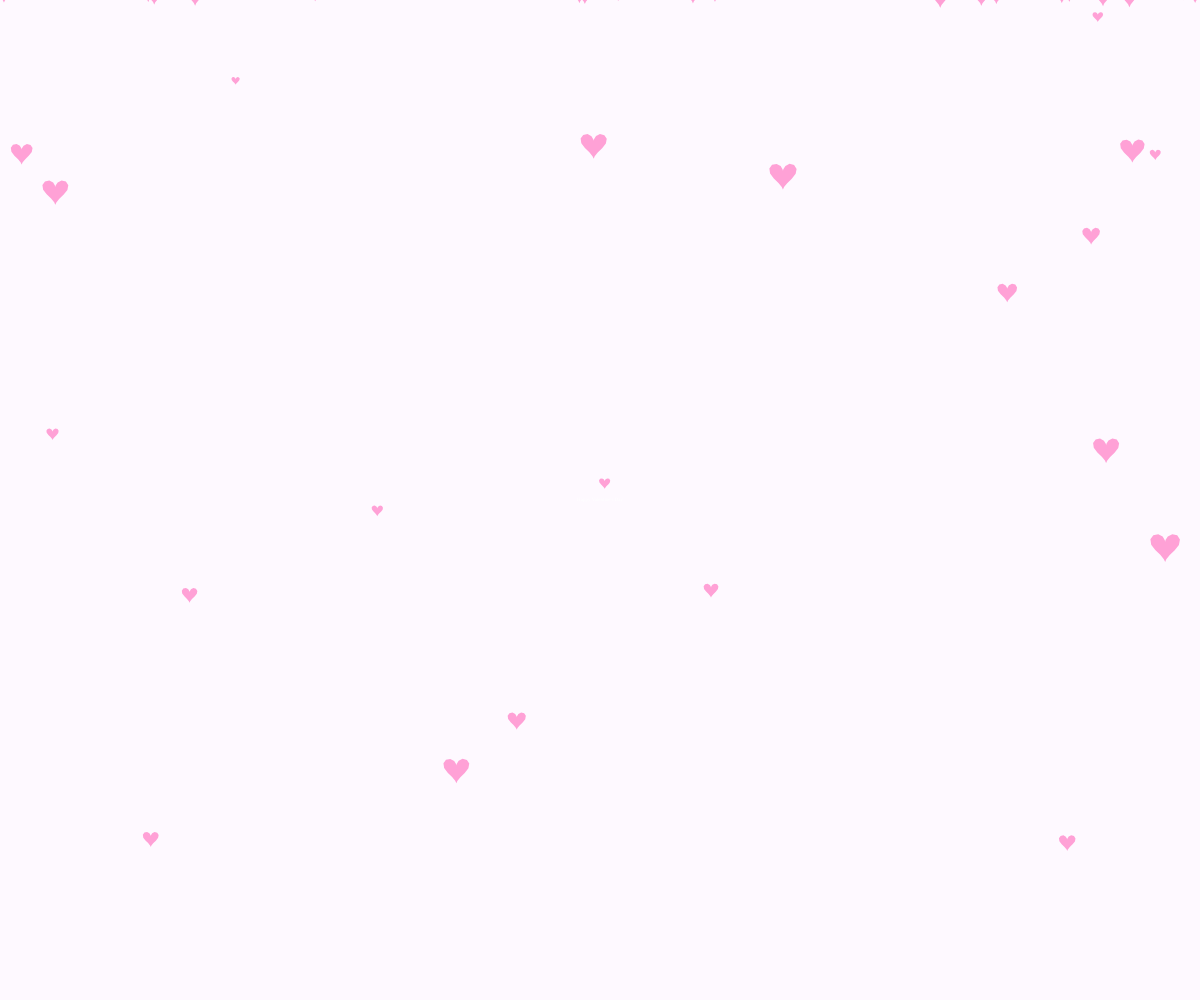
Frame 1 (no input)
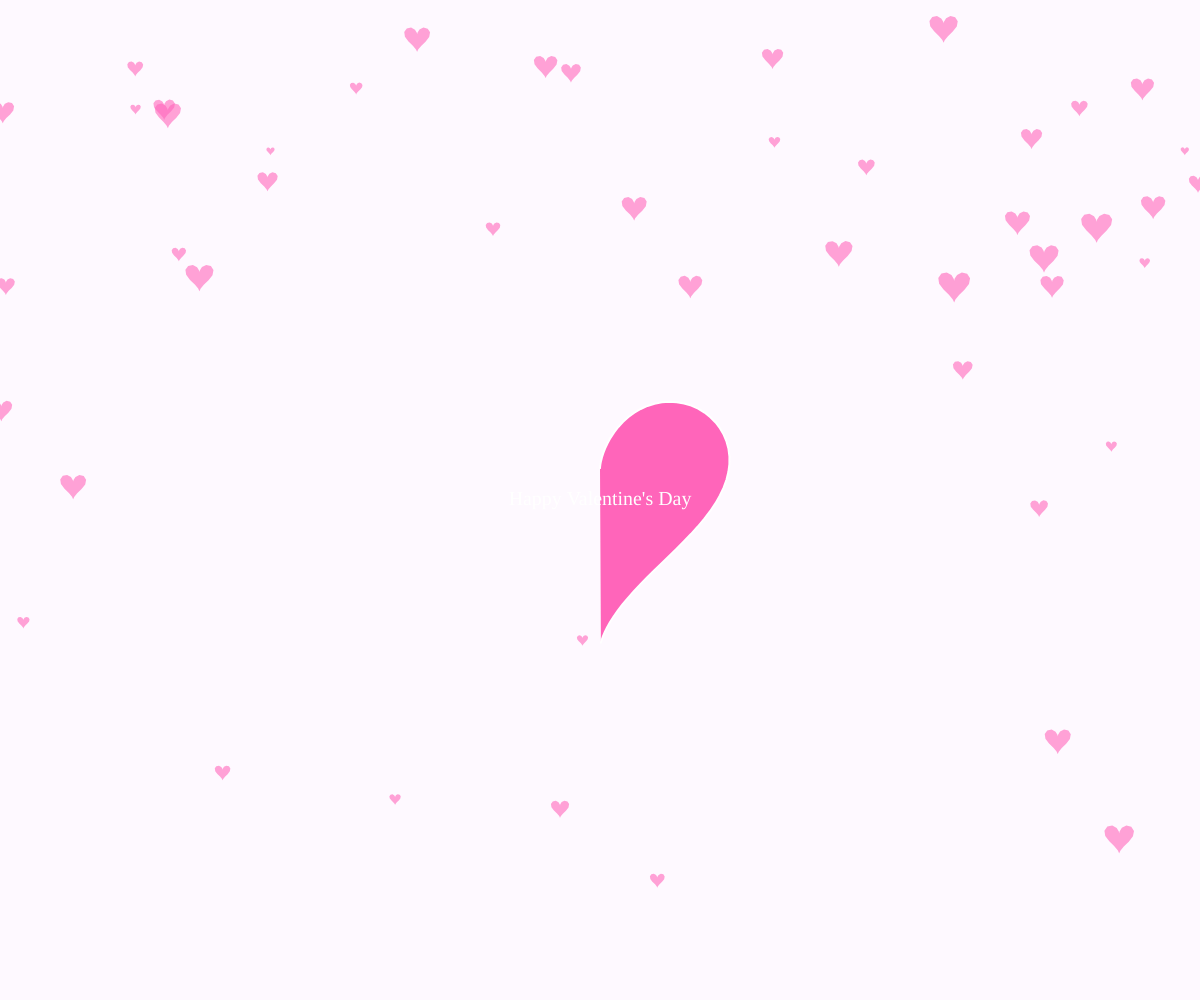
Frame 60 (no input)
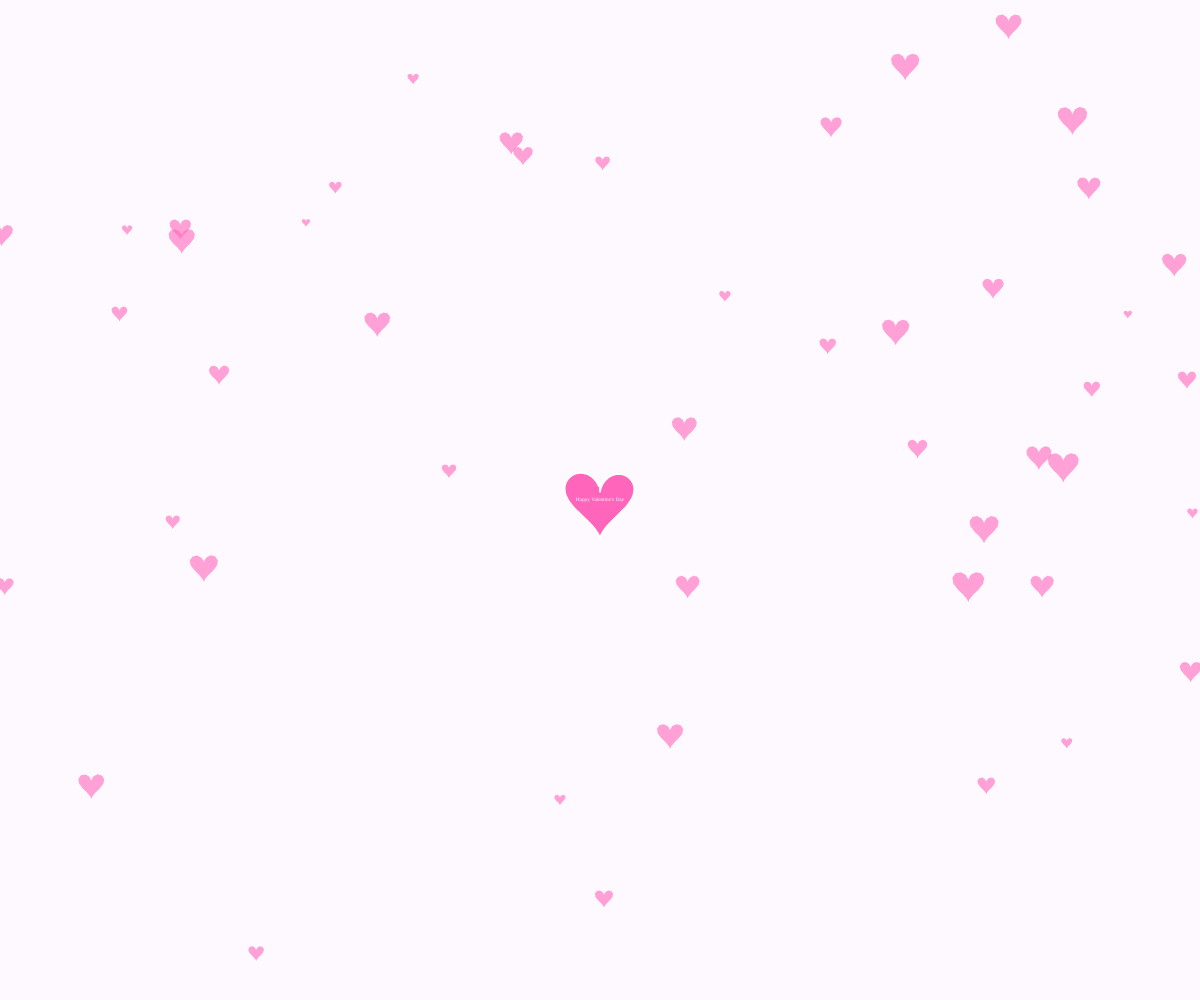
Frame 120 (the mouse pressed at the canvas centre since frame 60)

The p5.js sketch that drew these frames (run headless with seeded random() and noise() and a simulated clock; from frame 60 on, the mouse is pressed at the canvas centre):

// p5.js sketch
// ── sketch.js
let hearts = [];
let fallingHearts = [];

function setup() {
  createCanvas(window.innerWidth, window.innerHeight);
  hearts[0] = new Heart(width / 2, height / 2);
  for (let i = 0; i < 100; i++) {
    fallingHearts.push(new HeartRain());
  }

  textFont('Times');
  textAlign(CENTER, CENTER);
}

function draw() {
  background('#fef9ff');
  for (let i = 0; i < fallingHearts.length; i++) {
    fallingHearts[i].update();
    fallingHearts[i].render();
  }

  for (let heart of hearts) {
    heart.update();
    heart.render();
  }

  noStroke();
  fill(255);
  textSize(hearts[0].pulse * 25)
  text("Happy Valentine's Day", width / 2, (height / 2))
}

// ── Heart.js
class Heart {
  constructor(x = 0, y = 0, radius = 10, pulseRadius = 5, falling = false) {
    this.x = x;
    this.y = y;
    this.points = [];
    this.angle = 0;
    this.radius = radius;
    this.pulse = 1;
    this.pulseRadius = pulseRadius;
    this.beat = true;
    this.falling = falling;
  }

  oneCycle() {
    this.radius += 0.005;
    for (let a = 0; a < TWO_PI; a += 0.3) {
      let x = this.radius * 16 * pow(sin(a), 3);
      let y = -this.radius * (13 * cos(a) - 6 * cos(2 * a) - 2 * cos(3 * a) - cos(4 * a));
      if (this.beat) {
        this.pulse = map(cos(a), 0, this.pulseRadius, 0.5, -1);
      }

      if (this.points.length < 500) {
        this.points.push(createVector(x, y));
      }
    }
  }


  update() {
    let x = this.radius * 16 * pow(sin(this.angle), 3);
    let y = -this.radius * (13 * cos(this.angle) - 6 * cos(2 * this.angle) - 2 * cos(3 * this.angle) - cos(4 * this.angle));
    this.radius += 0.005;
    this.angle += 0.05;
    if (this.beat) {
      this.pulse = map(cos(this.angle), 0, this.pulseRadius, 0.5, -1);
    }

    if (this.points.length < 500) {
      // this.points.pop();
      this.points.push(createVector(x, y));
    }
  }

  render(x, y) {
    stroke('white');
    strokeWeight(2);
    strokeJoin(ROUND);
    let opacity = 1;
    if (this.falling) {
      this.x = x;
      this.y = y;
      opacity = 0.6;
      noStroke();
    }
    push();
    translate(this.x, this.y);
    fill(255, 101, 186, opacity * 255);
    beginShape();
    for (let v of this.points) {
      vertex(this.pulse * v.x, this.pulse * v.y);
    }
    endShape();
    pop();
  }
}

// ── HeartRain.js
class HeartRain {
  constructor() {
    let startingX = floor(random(width) * 2);
    let startingY = floor(random(width) * 2);
    this.pos = createVector(startingX, startingY);
    this.vel = createVector(cos(random(-5, 5)), 0.5 + Math.random() * 5);
    this.acc = createVector(0, 0);
    this.heart = new Heart(this.pos.x, this.pos.y, random(1, 3), random(5, 10), true);
    this.heart.oneCycle();
  }

  update() {
    this.vel.add(this.acc);
    this.pos.add(this.vel);
    this.vel.limit(5);

    if (this.pos.y > height) {
      this.pos.y = -10;
    }
    if (this.pos.x > width) {
      this.vel.x *= -1;
    } else if (this.pos.x < -10) {
      this.pos.x = width;
    }
    this.acc.mult(0)
  }

  render() {
    this.heart.render(this.pos.x, this.pos.y);
  }

}
